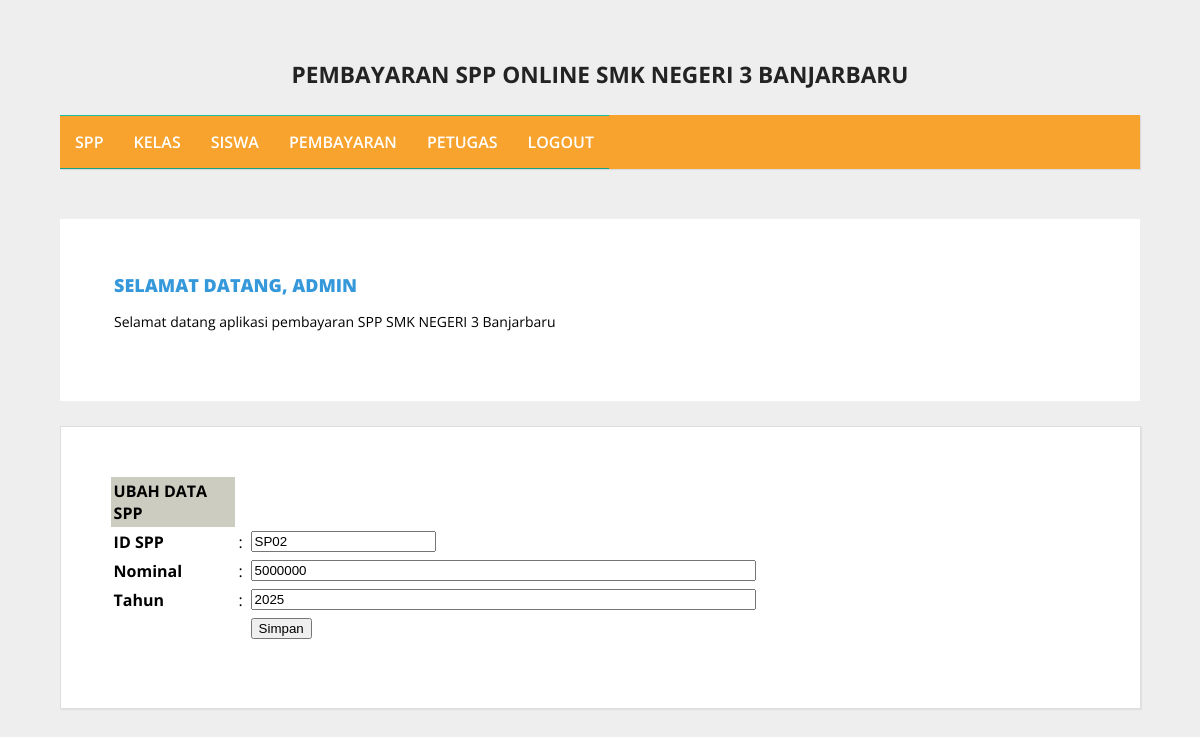
Screenshot of /admin/halaman_admin.php?open=edit_spp&id_spp=SP02 (signed in) with the database file from the repository.
### tables this page shows
CREATE TABLE `spp` (
  `id_spp` varchar(5) NOT NULL,
  `tahun` int(4) NOT NULL,
  `nominal` int(10) NOT NULL
);

### admin/edit_spp.php (the view, shortened to what this page needs)
<?php
include_once "../src/koneksi.php";
$id_spp = $_GET['id_spp'];
$sql    = mysqli_query($koneksi, "SELECT * FROM spp WHERE id_spp='$id_spp'");
$data   =mysqli_fetch_array($sql);
?>
<form action="<?php $_SERVER['PHP_SELF']; ?>" method="post" name="form1" target="_self" >
    <table class="table-list" width="650" border="0" cellspacing="1" cellpadding="3">
        <tr>
            <td bgcolor="#CCCCCCC"><strong>UBAH DATA SPP </strong></td>
            <td>&nbsp;</td>
             <td>&nbsp;</td>
</tr>
<tr>
    <td width="182"><strong>ID SPP </strong></td>
    <td width="6">:</td>
    <td width="440"><input name="id_spp" type="text" value="<?php echo $data['id_spp']; ?> "
    readonly = "true" /></td>
</tr>
<tr>
    <td><strong>Nominal </strong></td>
    <td>:</td>
    <td><input name="nominal" type="text" value="<?php echo $data['nominal']; ?>"
    size="60" maxlength="100" /></td>
</tr>
<tr>
    <td><strong>Tahun </strong></td>
     <td>:</td>
      <td><input name="tahun" type="text" value="<?php echo $data['tahun']; ?>"
    size="60" maxlength="100" /></td>
</tr>
<tr>
    <td>&nbsp;</td>
    <td>&nbsp;</td>
    <td><input name="btnSimpan" type="submit" id="btnSimpan" value="Simpan" /></td>
</tr>
</table>
</form>

### src/style.css (style rules this page uses)
body { background: #eee; margin:0; font-family: 'Open Sans', sans-serif; }

### rows the page displays
spp: id_spp "SP02", nominal "5000000", tahun "2025"

### other values shown
$_SESSION['username'] "ADMIN"
